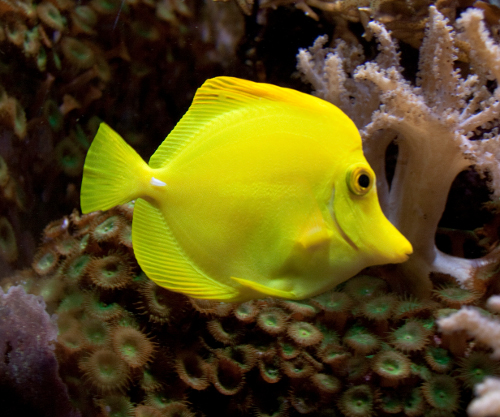
#> input picture session_4/fish1.jpg, 500 x 417 px
$ jupyter execute --allow-errors TP4.ipynb   (shell and % lines are left out)
#> lines starting #> are read from the running program, lines starting #| are printed output that depends on the picture; after the words box and inside, x2 and y2 are one past the last pixel; in counts of white or black regions, pixels touching at a corner belong together
[cell 1]
import numpy as np
from PIL import Image
from sklearn.ensemble import RandomForestClassifier
from matplotlib.pyplot import imshow
import matplotlib.pyplot as plt
from matplotlib.pyplot import figure
import random
from matplotlib import animation
import matplotlib.animation as animation
np.set_printoptions(precision=3)
random.seed(1)

# GIBBS SAMPLING IN CONDITIONAL RANDOM FIELDS
### Loic Landrieu, 2019

We consider an image $I$ whose structure is given by the graph $(V,E)$ where $V$ is the set of pixels and $E \subset V \times V$ encodes their adjacency.

We want to retrieve a binary latent variable $Z \rightarrow \{0,1\}^V$ for each pixel. We have an observation $x \in \mathbb{\Omega}^V$ with $\Omega \subset \mathbb{R}^d$, related to the unobserved latent variable. However, we also know that the latent variable is spatially regular over the image.

To implement this prior, we model the random variable $Z$ as a conditional random field (CRF), which is a discriminative undirected graphical model.

This model can be described by an Ising model:
$$
p(z \mid x ; \eta) = \exp\left(\sum_{i \in V} \eta_{i}z_i + \sum_{(i,j) \in E} \eta_{i,j}z_i z_j\right)~,
$$
with $\eta$ defined as follows:

$$
\eta_{i,j} = 4 \lambda,
$$
and
$$
\eta_i = \log\left( \frac{{q}_i}{1-{q}_i} \right) - 2 \lambda \mid N_i \mid,
$$
where $N_i$ denotes the set of pixel neighboring $i$, $\lambda\in\mathbb{R}$ is the regularization strength, and $q_i = p(z_i=1 \mid x_i)$.

In practice , we regularize $q$ to prevent numerical issues
$$
\hat{q_i} = (1-\alpha) q_i + \frac\alpha2
$$

Q1: Complete the following function which takes as input an array $\left( \pi_i \right)_{i \in V}$  of probabilities : $\pi_i = p(Y_i=1)$ for an unspecified random variable $Y$, and a regularizing parameter $\alpha$ and returns the array $\left(\hat{\pi}_i \right)_{i \in V}$
with $\hat{\pi}_i = (1-\alpha) \pi_i + \frac\alpha2$.

[cell 2]
def regularize(pis, alpha):
    return pis * ( 1 - alpha) + alpha / 2

Q2 In pratical applications probabilities $q_i$ are computed from the observations by another model. Here set them by hand in the cell below.

What can we expect the marginals $p(z_i = 1\mid x)$ to be like if $\lambda$ is high? Low? Extremely high?

[cell 3]
proba = np.random.rand(8,8)
proba[0:2,:] = 0
proba[-2:,:] = 1
plt.figure()
plt.imshow(proba)
plt.set_cmap('binary')
plt.title('Observation probability')
plt.show()

#> (a cell that did not finish here is left out)

Q3: complete the following function to compute the unary potentials $\eta_i$.

Visualize the image of unaries and make sure it makes sense.

[cell 5]
def compute_unary(proba, reg_strength):
    n_lin = proba.shape[0]
    n_col = proba.shape[1]
    n_nei = np.zeros((n_lin,n_col))
    unary = np.zeros((n_lin,n_col))

    #count the neighbours
    n_nei[1:,:] += 1
    n_nei[:-1,:] += 1
    n_nei[:,1:] += 1
    n_nei[:,:-1] += 1

    smoothed_proba = regularize(proba, 0.05)#regularized version of proba

    return np.log(smoothed_proba / (1 - smoothed_proba)) - 2 * reg_strength * n_nei

[cell 6]
plt.figure()
plt.imshow(compute_unary(proba, .5))
plt.show()

We use the Gibbs sampling algorithm to compute the pixel marginals of $X$ : $p(z_{i}=1\mid x;\eta)$.

$z^{(0)} \leftarrow \;\texttt{random initialization}$

$\texttt{for t = 1 to max_ite_gibbs:}$

$\quad i\leftarrow \texttt{random pixel}$

$\quad \texttt{sample}\; z^{(t)}_i\; \texttt{from}\; p(z_{i}\mid z^{(t-1)},x;\eta)$

$\quad z_{i}^{(t)} \leftarrow  z_{i}^{(t-1)}$

After enough iteration, we have:

$$p(z_{i}=1\mid x;\eta) \approx \frac1{T-T_0}\sum_{t = T_0}^T z_{i}^{(t)}.$$

Note: in the Ising model, we have:

$$
p(z_{i}=1\mid z^{(t-1)},x;\eta) = \frac1{1+\exp\left(-\eta_i - \sum_{j \sim i} \eta_{i,j} z_j\right)}
$$

Q4: Complete the following function to compute the interaction term $ \sum_{j \sim i} \eta_{i,j} x_j$ for all pixels. Visualize the results for a current sample $z^{(t)}$ taken at $1$ where $p(z_i^{(t)}\mid x_i)\geq0.5$. Make sure you understand the results.

[cell 7]
def compute_interaction(current, reg_strength):
    n_lin = current.shape[0]
    n_col = current.shape[1]
    #compute a padded version of current with extra zero values on the borders for efficient computation of the sum of x_j
    padded_current = np.zeros((n_lin+2,n_col+2))
    padded_current[1:-1,1:-1]= current
    sum_of_neighbors_x = (padded_current[0:-2,1:-1] + padded_current[2:,1:-1] + padded_current[1:-1,0:-2] + padded_current[1:-1,2:])
    return 4 * reg_strength * sum_of_neighbors_x

[cell 8]
plt.figure()
plt.subplot(121)
plt.title('current')
plt.imshow(proba>=1)
plt.subplot(122)
plt.title('interaction')
plt.imshow(compute_interaction(proba>=1, .5))
plt.show()
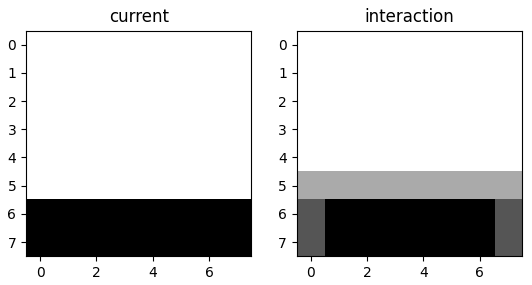
#> figure drawn by matplotlib, 2 panels

Q5: complete the following function to compute one update step of Gibbs sampling.

[cell 9]
def one_gibbs_update(unary, current, interaction, reg_strength):
    n_lin = unary.shape[0]
    n_col = unary.shape[1]

    i_lin = np.random.randint(n_lin)
    i_col = np.random.randint(n_col)

    proba_emission = 1 / (1 + np.exp(-unary[i_lin, i_col] - interaction[i_lin, i_col]))

    new_value = np.random.rand()< proba_emission

    #since we only changed the value of one pixel, we can only update the interatcion teerm of its neighbors
    diff = new_value - current[i_lin, i_col]
    current[i_lin, i_col] = new_value

    if i_lin > 0 : interaction[i_lin-1, i_col] += 4 * reg_strength * diff
    if i_lin < n_lin - 1 : interaction[i_lin+1, i_col] += 4 * reg_strength * diff
    if i_col > 0 : interaction[i_lin, i_col-1] += 4 * reg_strength * diff
    if i_col < n_col - 1 : interaction[i_lin, i_col+1] += 4 * reg_strength * diff

[cell 10]
#test cell, run it a few times to make sure it doesn't crash

unary = compute_unary(proba, 0.5)
current = (np.random.randint(2, size = proba.shape)).astype('f4')
interaction = compute_interaction(current, 0.5)
for i in range(100):
    one_gibbs_update(unary, current, interaction, 0.5)

Q6: Complete the following function, which performs Gibbs sampling, keep track of the samples $\sum_{t = T_0}^T z_{i}^{(t)}$ and represent the marginals every fifty iterations. Chose a burn in period of $10\%$ of the iterations.

[cell 11]
def animate_gibbs_simple(proba, n_ite_gibbs = 1000, reg_strength = 0.5):

    n_lin = proba.shape[0]
    n_col = proba.shape[1]
    burn_in = n_ite_gibbs / 10

    global sample_history, current, interaction
    unary = compute_unary(proba, reg_strength)
    current = (np.random.randint(2, size = proba.shape)).astype('f4')
    interaction = compute_interaction(current, reg_strength)
    sample_history = np.zeros_like(proba)

    fig = plt.figure()
    plt.title("Burn in")
    plt.axis('off')
    plt.set_cmap('binary')
    im = plt.imshow(sample_history, animated=True, vmin = 0, vmax = 1)

    def updatefig(i):
        #i is the iteration
        global sample_history, current, interaction
        one_gibbs_update(unary, current, interaction, reg_strength)

        if i > burn_in :
            sample_history = sample_history + current

        if i > burn_in and i % 100 == 0 :
            plt.title("Iteration = %d" % (i))
            im.set_array(sample_history/(i-burn_in))

        return im,

    anim = animation.FuncAnimation(fig, updatefig, interval=1, blit=True, frames = n_ite_gibbs, repeat = False)
    plt.show()
    return anim

Q7: run the following cell a few times. What do you notice from one run to another? Was this expected?

Comment on the convergence speed.

[cell 12]
p = animate_gibbs_simple(proba, reg_strength = 1, n_ite_gibbs = 2000)

very slow, results change from one run to another becaus eof sensitivity to initial conditions.

Q8: We consider a binary checker-like partition of the grid into black $B$ and whites $W$ tiles of a chess board, as represented below. Show that
$$
p(z_B \mid z^{(t-1)}, x; \eta) =  p(z_B \mid z_W^{(t-1)}, x; \eta),
$$

and symetrically

$$
p(z_W \mid z^{(t-1)}, x; \eta) =  p(z_W \mid z_B^{(t-1)}, x; \eta).
$$

[cell 13]
plt.figure()
plt.set_cmap('binary')
coords=np.ogrid[0:8,0:8]
selected_pixel=(coords[0]+coords[1])%2 == 0
plt.imshow(selected_pixel)
plt.show()
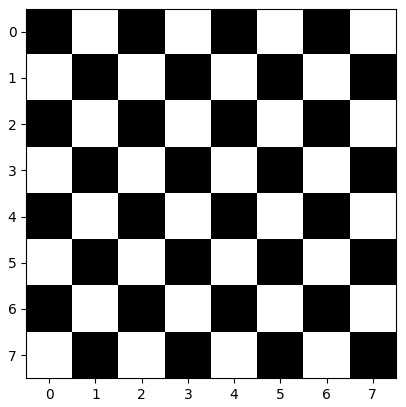
#> figure drawn by matplotlib, 1 panel

the neighbors of all pixels in $W$ are in $B$, and vice versa.

Q9 : As a consequence we can modify the Gibbs algorithm to alternate between sampling all white and black tiles. Complete the follwoing function to implement this. Justify why this should be faster.

[cell 14]
def block_gibbs_update(even_ite, unary, current, interaction, reg_strength):
    n_lin = unary.shape[0]
    n_col = unary.shape[1]

    coords=np.ogrid[0:n_lin,0:n_col]
    selected_pixel=(coords[0]+coords[1])%2 == even_ite

    proba_emission = 1 / (1 + np.exp(- unary[selected_pixel] - interaction[selected_pixel]))
    new_value = np.random.rand(proba_emission.size)< proba_emission
    current[selected_pixel] = new_value
    interaction[:,:] = compute_interaction(current, reg_strength)

[cell 15]
#test cell, run it a few times to make sure it doesn't crash

unary = compute_unary(proba, 0.5)
current = (np.random.randint(2, size = proba.shape)).astype('f4')
interaction = compute_interaction(current, 0.5)
for i in range(100):
    block_gibbs_update(i%2, unary, current, interaction, 0.5)

[cell 16]
def animate_gibbs_block(proba, n_ite_gibbs = 1000, reg_strength = 0.1, temperature = 1):

    n_lin = proba.shape[0]
    n_col = proba.shape[1]
    burn_in = n_ite_gibbs / 10

    print(n_lin,n_col)

    global sample_history, current, interaction
    unary = compute_unary(proba, reg_strength)
    current = (np.random.randint(2, size = proba.shape)).astype('f4')
    interaction = compute_interaction(current, reg_strength)
    sample_history = np.zeros_like(proba)

    fig = plt.figure()
    plt.title("Burn in")
    plt.axis("off")
    im = plt.imshow(sample_history, animated=True, vmin = 0, vmax = 1)

    def updatefig(i):
        global sample_history, current, interaction
        block_gibbs_update(i % 2, unary, current, interaction, reg_strength)
        if i > burn_in :
            sample_history = sample_history + current

        if i > burn_in and i % 20 == 0 :
            plt.title("Iteration = %d" % (i))
            im.set_array(sample_history/(i-burn_in))

        return im,

    anim = animation.FuncAnimation(fig, updatefig, interval=1, blit=True, frames = n_ite_gibbs, repeat = False)
    plt.show()
    return anim

Q9 : Run Block Gibbs sampling on this larger exemple. It should be much faster.

Try the following value for reg strength and comment:
$$0,0.2,0.5,1,10,-1$$

[cell 17]
#proba = np.random.rand(100,100)
proba[0:2,:] = 0
proba[-2:,:] = 1
animate_gibbs_block(proba, n_ite_gibbs = 2000, reg_strength = 1)

0 : no increase regularity, visualizing the average of the $q_i$
0.2, 0.5 : some constant patterns start appearing, still no regularity
1 : some black and white regions appearing. Depends highly on intiallization of $q_i$: are area where the random values of $q_i$ were slightly higher or lower than 0.5
10 : same but with coarser patterns. Slower convergence speed. Do not converge to gray because the samling get stuck in some stable configuration.

Q10: We now consider an application to object/background image segmentation. This time the probability comes from a discriminative learning algorithm (random forrest) trained on the RGB values of an image coupled with its ground truth segmentation. The trained algorithm gives for each pixel of a test image a probability score of being in state object/background. Run the following cells to represent this probability, and comment on the resulting probability.

[cell 18]
fish_train_rgb = np.asarray(Image.open("fish1.jpg").convert('RGB'))
#> fish_train_rgb is the input picture: shape (417, 500, 3); mean R, G, B 86.4, 74.6, 23.9
fish_train_tag_rgb = np.asarray(Image.open("fish1Tag.jpg").convert('RGB'))
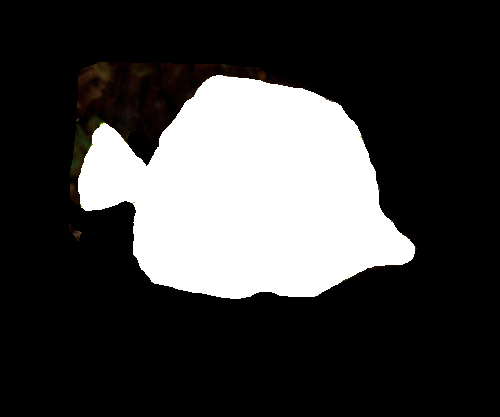
#> input picture session_4/fish1Tag.jpg, 500 x 417 px
#> fish_train_tag_rgb is the input picture: shape (417, 500, 3); mean R, G, B 62, 61.5, 61.2
fish_train_gt = ((fish_train_tag_rgb).sum(-1) > 200) #white enough
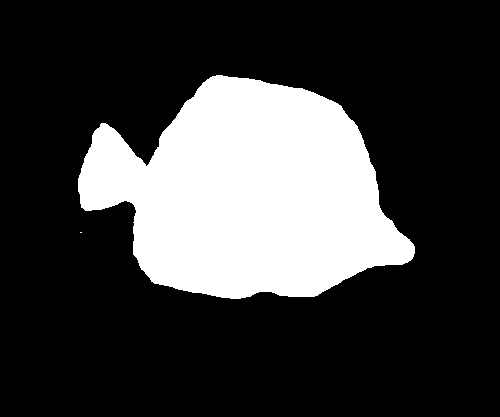
#> fish_train_gt: shape (417, 500) bool; 23.9% white; 2 white regions (1 under 20 px), largest, box (x1, y1, x2, y2) and area: (78, 75, 415, 299) 49912
fish_test_rgb = np.asarray(Image.open("fish3.jpeg").convert('RGB'))
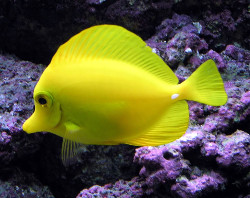
#> input picture session_4/fish3.jpeg, 250 x 198 px
#> fish_test_rgb is the input picture: shape (198, 250, 3); mean R, G, B 94.8, 91.2, 53.4

fish_train_vec = fish_train_rgb.reshape(-1, fish_train_rgb.shape[-1])
fish_test_vec = fish_test_rgb.reshape(-1, fish_test_rgb.shape[-1])
fish_train_vec_gt = fish_train_gt.flatten()
fish_train_dim = fish_train_rgb.shape[0:2]
#> fish_train_dim = (417, 500)
fish_test_dim = fish_test_rgb.shape[0:2]
#> fish_test_dim = (198, 250)

figure(num=None, figsize=(12, 5), dpi=80, facecolor='w', edgecolor='k')
plt.subplot(131)
plt.axis('off')
imshow(fish_train_rgb)
plt.title('train image')
plt.subplot(132)
plt.axis('off')
plt.title('ground truth')
imshow(fish_train_gt)
plt.subplot(133)
plt.axis('off')
plt.title('test image')
imshow(fish_test_rgb)

rfe = RandomForestClassifier(max_depth=None, min_samples_split=2, random_state=0, n_estimators = 10)
rfe.fit(fish_train_vec, fish_train_vec_gt)
fish_proba = rfe.predict_proba(fish_test_vec)[:,1]
fish_proba = fish_proba.reshape((fish_test_dim))
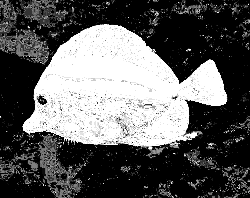
#> fish_proba: shape (198, 250) float64; min 0, max 1, mean 0.368
figure(num=None, figsize=(8, 6), dpi=80, facecolor='w', edgecolor='k')
plt.subplot(121)
plt.axis('off')
plt.title('probability')
imshow(fish_proba)
plt.subplot(122)
plt.axis('off')
plt.title('thresholded at 0.5')
imshow(fish_proba>0.5)
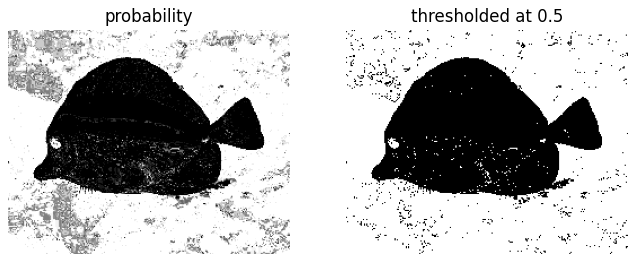
#> figure drawn by matplotlib, 2 panels

does a decent job, but as it only consider pixels one at a time has no spatia regularity

Q11: Run Block gibbs sampling on the object probability given by the random forrest. Find an appropriate regularization strength.

[cell 19]
animate_gibbs_block(fish_proba , n_ite_gibbs = 200, reg_strength = 10)
#> call 2 of animate_gibbs_block, with n_ite_gibbs = 200, reg_strength = 10, temperature = 1
#| 198 250
#> in compute_unary (call 6), `n_nei[1:,:] += 1`: n_nei: shape (198, 250) float64; values 0 (black) and 1 (white), 99.5% white; black in thin lines or dots, all inside (x1, y1, x2, y2) = (0, 0, 250, 1)
#> in compute_unary (call 6), `n_nei[:-1,:] += 1`:
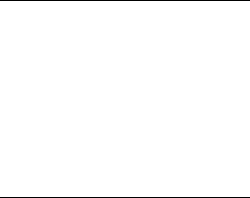
#> n_nei: shape (198, 250) float64; values 1 (black) and 2 (white), 99% white; black in thin lines or dots
#> in compute_unary (call 6), `return np.log(smoothed_proba / (1 - smoothed_proba)) - 2 * reg_strengt..`:
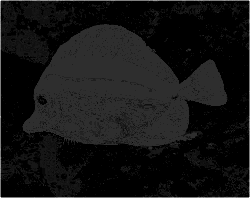
#> returned value: shape (198, 250) float64; min -83.66, max -43.66, mean -80.55; drawn with min black and max white
#> in animate_gibbs_block (call 2), `interaction = compute_interaction(current, reg_strength)`:
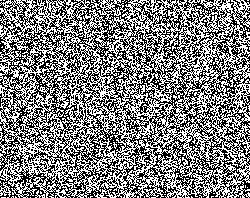
#> current: shape (198, 250) float32; values 0 (black) and 1 (white), 50% white; black in thin lines or dots
